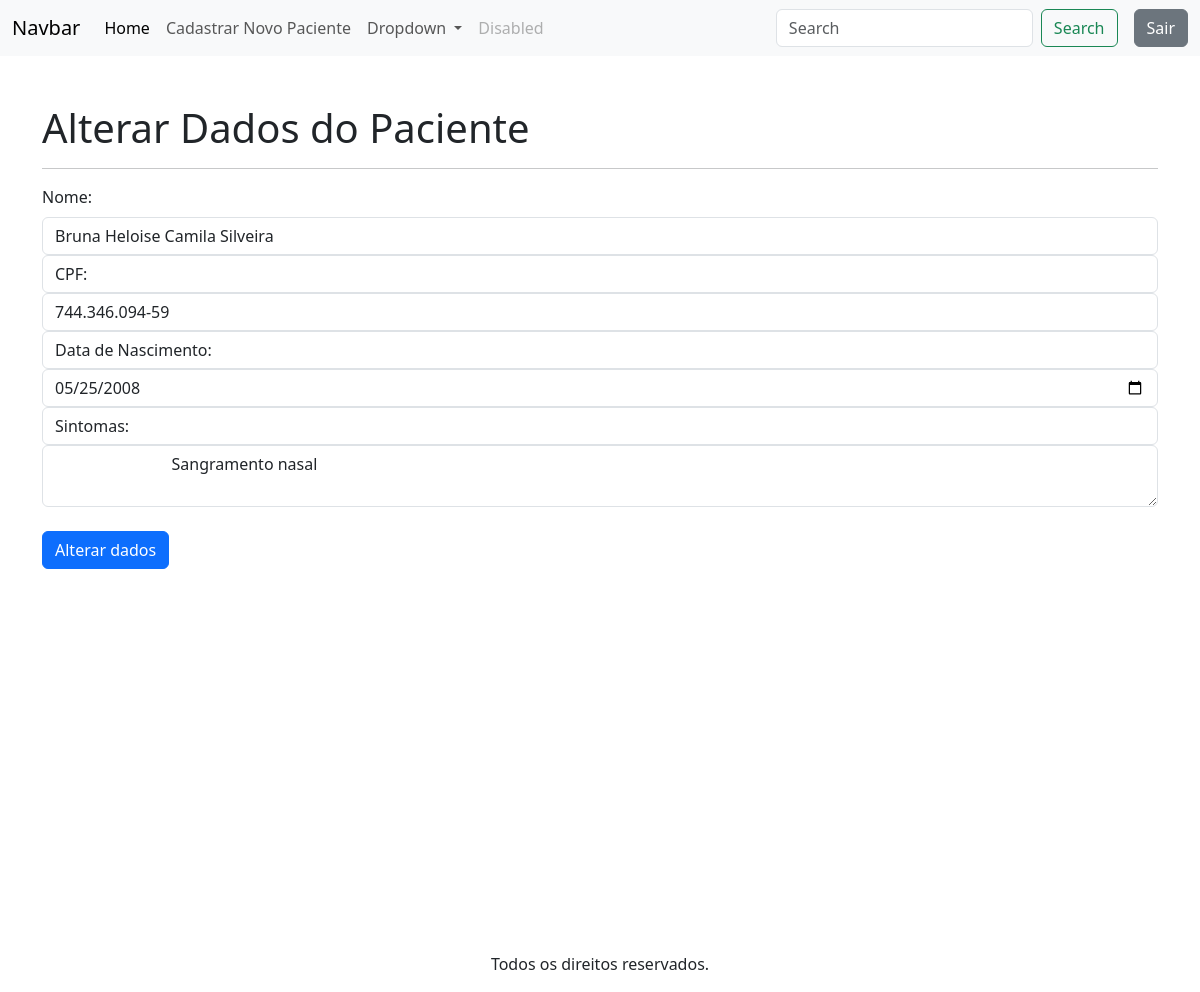
The page /alterarDados/4/ (signed in) on the database its author committed.
### apps/triagem/models.py (models this page shows, shortened)
class Paciente(models.Model):
    codigo_paciente = models.AutoField(primary_key=True)
    nome = models.CharField(null=False, blank=False)
    cpf = models.CharField(max_length=14, unique=True, null=False, blank=False)
    data_nascimento = models.DateField(null=False, blank=False)
    sintomas = models.TextField(max_length=200, null=False, blank=False)

### apps/triagem/views.py (the view, shortened to what this page needs)
# urls.py: path('alterarDados/<int:codigo_paciente>/', views.alterar_dados, name='alterar_dados'),
@login_required
def alterar_dados(request, codigo_paciente):
    paciente = Paciente.objects.get(codigo_paciente=codigo_paciente)
    return render(request,'alterar_dados.html', {'paciente':paciente})

### apps/triagem/templates/alterar_dados.html (shortened to what this page needs)
{% extends 'base-triagem.html' %}
{% block content %}
    <div class="container vh-100">
        <h1 class="mt-5">
            Alterar Dados do Paciente
        </h1>
        <hr>
        <form action="{% url 'alterar_dados' paciente.codigo_paciente %}" method="POST">
            <div class="col-12">
                        <label for="nome" class="form-label">
                            Nome:
                        </label>
                        <input type="text" class="form-control" name="nome" value="{{ paciente.nome }}" required>
                    </div>
                    <div class="col-12">
                        <label for="cpf" class="form-control" name="cpf">
                            CPF:
                        </label>
                         <input type="cpf" class="form-control" name="cpf" value="{{ paciente.cpf }}" required>
                    </div>
                    <div class="col-12">
                        <label for="data_nascimento" class="form-control">
                            Data de Nascimento:
                        </label>
                         <input type="date" class="form-control" name="data_nascimento" value="{{ paciente.data_nascimento|date:'Y-m-d' }}" required>
                    </div>
                     <div class="col-12">
                        <label for="sintomas" class="form-control" name="sintomas">
                            Sintomas:
                        </label>
                         <textarea type="text" class="form-control" name="sintomas" required>
                            {{paciente.sintomas}}
                        </textarea>
                    </div>
                    <div class="mt-4">
                <button type="submit" class="btn btn-primary">Alterar dados</button>
            </div>
        </form>
    </div>
{% endblock %}

### rows shown on the page
Paciente: nome "Bruna Heloise Camila Silveira", cpf "744.346.094-59", data_nascimento "05/25/2008", sintomas "Sangramento nasal"
